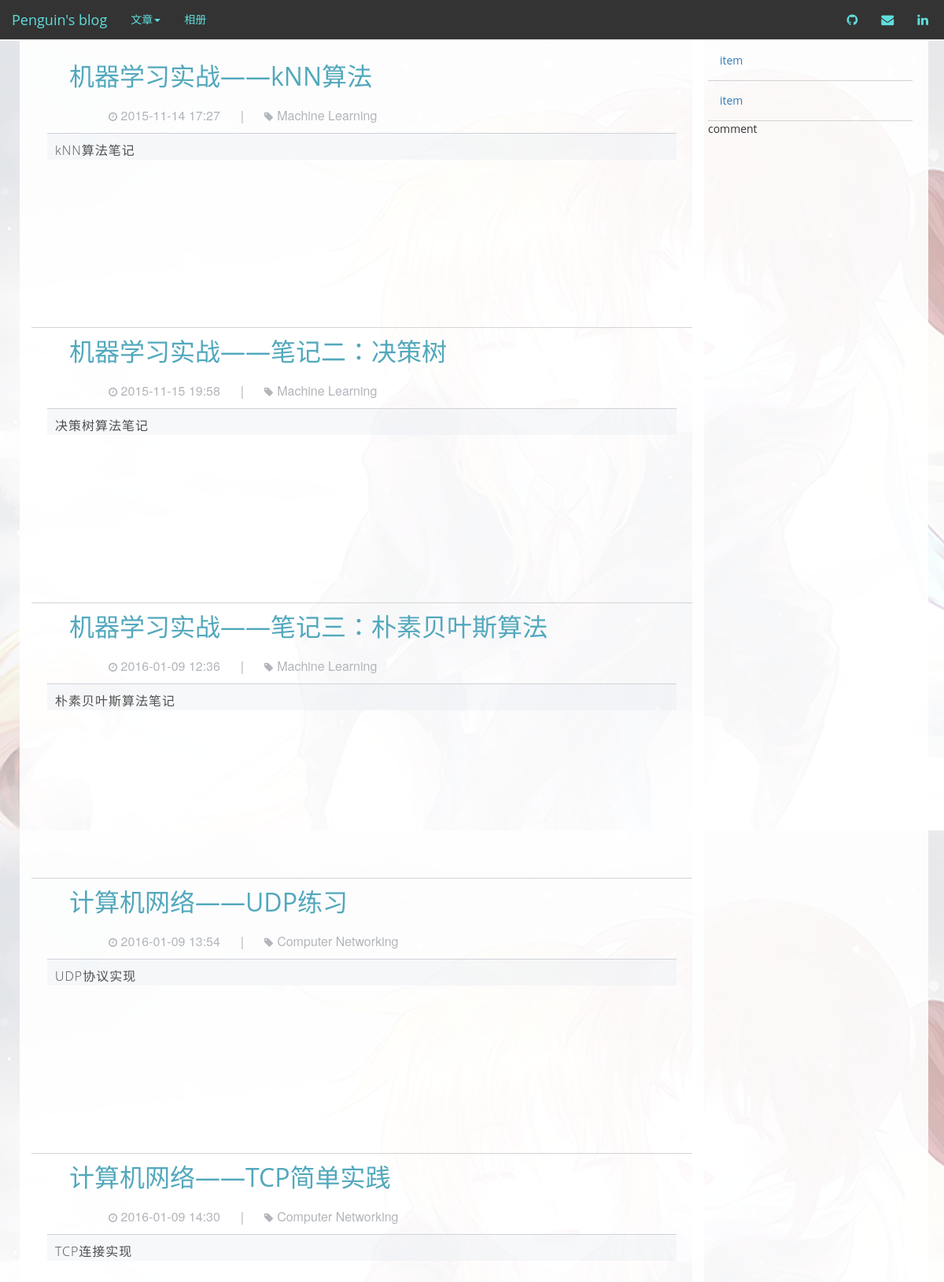
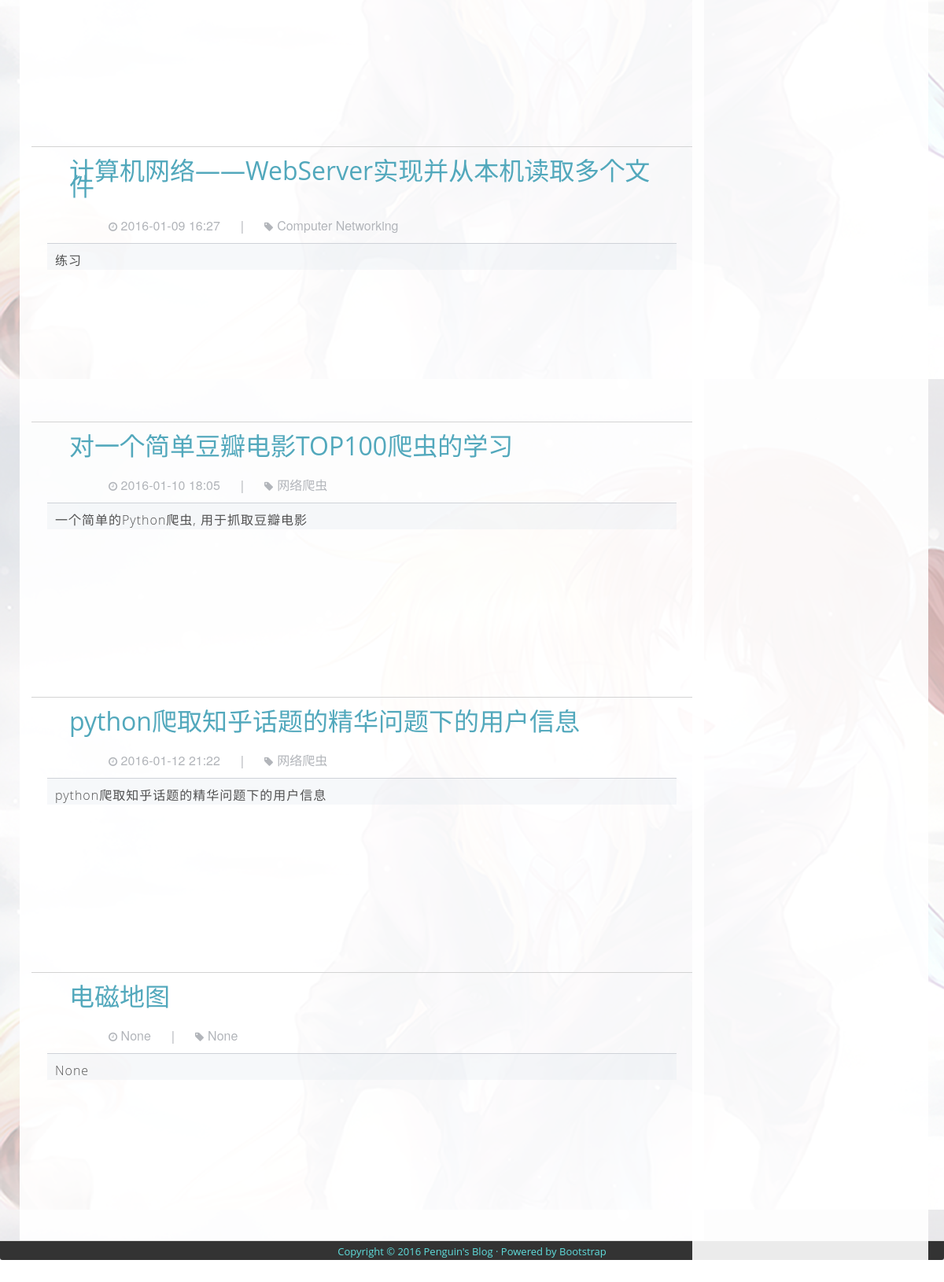
/index, run on the app's committed database (2 pictures, top to bottom).
### app/models.py (models this page shows)
class Post(db.Model):
    id = db.Column(db.Integer, primary_key=True)
    title = db.Column(db.String)
    body = db.Column(db.String)
    timestamp = db.Column(db.String)
    tag = db.Column(db.String)
    info = db.Column(db.String)
    body_markdown = db.Column(db.String)
    counter = db.Column(db.Integer)

### app/views.py (the view)
@app.route('/')
@app.route('/index')
def index():
    posts = []
    for page in range(0,10):
        try:
            post = db.session.query(Post).order_by(Post.id)[page]
        except IndexError:
            return render_template('index.html',
                           title = 'Home',
                           user = user,
                           posts = posts)
        posts.append(post)
    return render_template('index.html',
                           title = 'Home',
                           user = user,
                           posts = posts) #对给定模板传递参数，并翻译模板

### app/views.py (called while the page is built)
@app.before_request #register a function to run before every request
def before_request():
    g.user = current_user
    if g.user.is_authenticated:
        g.user.last_seen = datetime.utcnow()
        db.session.add(g.user)
        db.session.commit()

### app/templates/index.html (shortened to what this page needs)
{% extends "base.html" %}
{% block content %}
{% for post in posts %}
<div class="index-row">
    <div class="post-header">
        <div class="post-title"><a href={{url_for('post',post_id = post.id)}}>{{post.title}}</a></div>
        <div class="post-header-buttom">
            <div class="post-timestamp"> {{post.timestamp}}</div>
            <div class="post-header-buttom-divider">|</div>
            <div class="post-tag">{{post.tag}}</div>
        </div>
    </div>
    <div class="info-back">
        <div class="post-info">{{post.info}}</div>
    </div>
</div>
{% endfor %}
{% endblock %}

### app/templates/base.html (shortened to what this page needs)
<!DOCTYPE html>
<html lang="en">
<head>
    <link rel="stylesheet" href="//cdn.bootcss.com/bootstrap/3.3.5/css/bootstrap.min.css">
    <link rel="stylesheet" href="{{url_for('static', filename ='font-awesome/css/font-awesome.min.css')}}" type="text/css">
    <link rel="stylesheet" href="//cdnjs.cloudflare.com/ajax/libs/highlight.js/9.1.0/styles/obsidian.min.css">
    <link rel="stylesheet" href="{{url_for('static', filename='custom.css')}}" type="text/css"/>
</head>
<body>
<nav class="navbar navbar-default navbar-fixed-top" role="navigation">
    <div class="navbar-header">
        <a class="navbar-brand" href="/index">Penguin's blog</a>
    </div>
    <div>
        <ul class="nav navbar-nav">
            <li><a href="/post" class="dropdown-toggle" data-toggle="dropdown">文章<b class="caret"></b> </a>
            </li>
            <li><a href="#">相册</a> </li>
        </ul>
    </div>
    <div class="nav navbar-nav navbar-right">
        <li><a href="https://github.com/penguin-penpen" target="_blank"><i class="fa fa-github"></i> </a></li>
        <li><a href=mailto:jinglei_yang@outlook.com><i class="fa fa-envelope"></i></i> </a></li>
        <li><a href="http://www.linkedin.com/in/%E4%BA%AC%E8%95%BE-%E6%9D%A8-a88702103?trk=hp-identity-name"><i class="fa fa-linkedin"></i></i></a></li>
    </div>
</nav>
<div class="sidebar">
    <div class="container">
        <ul class="nav">
            <li class="sidebar-row"><a href="#">item</a> </li>
            <li class="sidebar-row"><a href="#">item</a> </li>
        </ul>
        <div class="comment-box">comment</div>
    </div>
</div>
<div class="container-back">
    <div class="container">
        <div class="col-lg-9" role="main" id="content">
            {% block content %}
            {% endblock %}
        </div>
    </div>
    <footer class="panel-footer">Copyright © 2016 Penguin's Blog · Powered by Bootstrap</>
</div>
</body>
</html>

### app/static/custom.css (style rules this page uses)
body { z-index: 0; font-family: 'Open Sans','Helvetica Neue',Arial,'Hiragino Sans GB','Microsoft YaHei','WenQuanYi Micro Hei',sans-serif; }
.navbar { margin-bottom: 0px; border-radius: 0px; background: #333; }
.navbar .nav > li > a { color: #5fdedd; background-color: #333; }
.navbar-right { margin-right: 5px; font-size: medium; }
.navbar-default .navbar-brand { color: #9facaf; background-color: #333; }
.sidebar { position: absolute; right: 20px; display: block; width: 300px; height: 100%; background-attachment: fixed; background: rgba(255,255,255,0.9); z-index: 5; }
.sidebar-row { border-bottom: 1px solid lightgray; line-height: 30px; }
.container-back { position: relative; margin-top: 52px; min-height: 1000px; height: 100%; width: auto; z-index: 0; }
.container { height: 100%; margin-left: 5px; margin-right: 5px; width: auto; z-index: 1; }
.col-lg-9#content { height: 100%; min-height: 1000px; margin-left: 5px; margin-right: 5px; margin-top: 0px; padding: 15px; background: rgba(255,255,255,0.9); }
.post-header, .post-body { padding-left: 2em; padding-right: 2em; }
.post-header { display: block; color: #333; margin: 0; line-height: 20px; border-bottom: solid 1px #cfd2d8; }
.post-title { display: block; font-size: xx-large; color: #52a8bc; font-weight: 500; }
.post-title > a { font-size: xx-large; color: #52a8bc; font-weight: 500; }
.post-header-buttom { display: block; padding-left: 30px; padding-top: 10px; padding-bottom: 10px; min-height: 30px; }
.post-timestamp:before { font-family: FontAwesome; content: "\f017"; font-size: small; }
.post-tag:before { font-family: FontAwesome; content: "\f02b"; font-size: small; padding-right: 5px; }
.post-timestamp, .post-tag { display: inline-block; padding: 20px; padding-bottom: 0px; font-size: medium; font-family: "Helvetica Neue", Helvetica, Arial, sans-serif; color: #b2b5ba; }
.post-header-buttom-divider { display: inline-block; font-size: medium; color: #b2b5ba; }
.panel-footer { position: absolute; bottom: 0px; padding: 0px; padding-top: 3px; width: 100%; background: #333; text-align: center; font-size: small; color: #5fdedd; z-index: 1; height: 25px; line-height: 20px; }
.index-row { padding: 20px; height: 350px; border-bottom: 1px solid lightgray; }
.post-info { padding-top: 10px; padding-left: 10px; color: #505050; font-size: medium; font-weight: 300; letter-spacing: 1px; }
.info-back { background: rgba(226, 232, 239, 0.3); }

### data on the page
Post: title "机器学习实战——kNN算法", timestamp "2015-11-14 17:27", tag "Machine Learning", info "kNN算法笔记"
Post: title "机器学习实战——笔记二：决策树", timestamp "2015-11-15 19:58", tag "Machine Learning", info "决策树算法笔记"
Post: title "机器学习实战——笔记三：朴素贝叶斯算法", timestamp "2016-01-09 12:36", tag "Machine Learning", info "朴素贝叶斯算法笔记"
Post: title "计算机网络——UDP练习", timestamp "2016-01-09 13:54", tag "Computer Networking", info "UDP协议实现"
Post: title "计算机网络——TCP简单实践", timestamp "2016-01-09 14:30", tag "Computer Networking", info "TCP连接实现"
Post: title "计算机网络——WebServer实现并从本机读取多个文件", timestamp "2016-01-09 16:27", tag "Computer Networking", info "练习"
Post: title "对一个简单豆瓣电影TOP100爬虫的学习", timestamp "2016-01-10 18:05", tag "网络爬虫", info "一个简单的Python爬虫, 用于抓取豆瓣电影"
Post: title "python爬取知乎话题的精华问题下的用户信息", timestamp "2016-01-12 21:22", tag "网络爬虫", info "python爬取知乎话题的精华问题下的用户信息"
Post: title "电磁地图", timestamp "None", tag "None", info "None"
